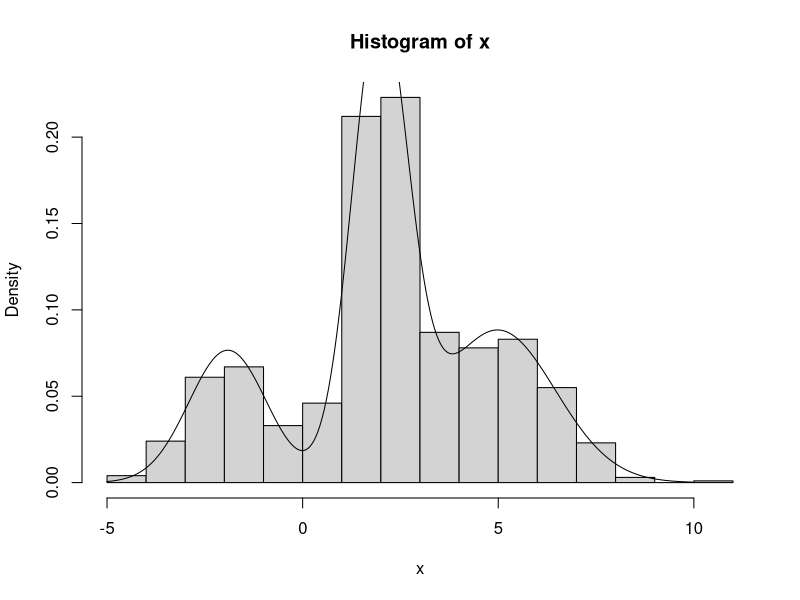

Generate this figure with R:
## ---- chunk 1
knitr::opts_chunk$set(echo = TRUE)
## ---- chunk 2
E.step <- function(x, tau, Mu, S2){  #tau is mixture proportion, Mu is mean S2 is standard deviation

 K <- length(tau)
 n <- length(x)

 Pi <- matrix(NA, n, K)

 for (i in 1:n){
  for (k in 1:K){
   Pi[i,k] <- tau[k] * dnorm(x[i], Mu[k], sqrt(S2[k]))  #dnorm means normal distribution #for each observation get the posterior pr for each cluster
  } 
  Pi[i,] <- Pi[i,] / sum(Pi[i,])
 }

 return(Pi)

}
## ---- chunk 3
E.step(8,2,0.5,4)
## ---- chunk 4
matrix(NA, 2, 4)

## ---- chunk 5
M.step <- function(x, Pi){

 K <- dim(Pi)[2]
 n <- dim(Pi)[1]
 
 Sum.Pi <- apply(Pi, 2, sum)

 tau <- Sum.Pi / n

 Mu <- rep(0, K)
 S2 <- rep(0, K)

 for (k in 1:K){
 
  for (i in 1:n){
   Mu[k] <- Mu[k] + Pi[i,k] * x[i]
  }
  Mu[k] <- Mu[k] / Sum.Pi[k]

  for (i in 1:n){   
   S2[k] <- S2[k] + Pi[i,k] * (x[i] - Mu[k])^2
  }
  S2[k] <- S2[k] / Sum.Pi[k]

 }

 return(list(tau = tau, Mu = Mu, S2 = S2))

}
## ---- chunk 6
#M.step(8,45)
## ---- chunk 7
logL <- function(x, tau, Mu, S2){

 n <- length(x)
 K <- length(tau)

 ll <- 0

 for (i in 1:n){

  ll2 <- 0

  for (k in 1:K){
   ll2 <- ll2 + tau[k] * dnorm(x[i], Mu[k], sqrt(S2[k])) 
  }

  ll <- ll + log(ll2)

 }

 return(ll)

}




EM <- function(x, tau, Mu, S2, eps){

 n <- length(x)
 K <- length(tau)

 b <- 0

 ll.old <- -Inf
 ll <- logL(x, tau, Mu, S2)

 # cat("Iteration", b, "logL =", ll, "\n")
 
 repeat{

  b <- b + 1

  if ((ll - ll.old) / abs(ll) < eps) break

  ll.old <- ll

  Pi <- E.step(x, tau, Mu, S2)

  M <- M.step(x, Pi)
  tau <- M$tau
  Mu <- M$Mu
  S2 <- M$S2

  ll <- logL(x, tau, Mu, S2)

  # cat("Iteration", b, "logL =", ll, "\n")

 }

 id <- apply(Pi, 1, which.max)

 M <- 3 * K - 1
 BIC <- -2 * ll + M * log(n)
 AIC <- -2 * ll + M * 2

 return(list(tau = tau, Mu = Mu, S2 = S2, Pi = Pi, id = id,
  logL = ll, BIC = BIC, AIC = AIC))

}
## ---- chunk 8
tau <- c(0.2, 0.5, 0.3)
Mu <- c(-2, 2, 5)
S2 <- c(1, 0.5, 2)

K <- length(tau)
n <- 1000

nk <- rmultinom(1, n, tau) #The Multinomial Distribution
## ---- chunk 9
x <- NULL
for (k in 1:K){
 x <- c(x, rnorm(nk[k], Mu[k], sqrt(S2[k]))) #The Normal Distribution
}

hist(x, freq = FALSE)

tau.0 <- rep(1/3, 3)
Mu.0 <- c(-1, 0, 1)
S2.0 <- c(1, 1, 1)

A <- EM(x, tau = tau.0, Mu = Mu.0, S2 = S2.0, eps = 1e-8)

t <- seq(-5, 10, by = 0.01)

d <- rep(0, length(t))
for (k in 1:K){
 d <- d + A$tau[k] * dnorm(t, A$Mu[k], sqrt(A$S2[k]))
}

points(t, d, type = "l")


# K = 2

tau.0 <- rep(1/2, 2)
Mu.0 <- c(-2, 1)
S2.0 <- c(1, 1)

A2 <- EM(x, tau = tau.0, Mu = Mu.0, S2 = S2.0, eps = 1e-8)
A2$logL
A2$BIC

# K = 3

tau.0 <- rep(1/3, 3)
Mu.0 <- c(-1, 0, 1)
S2.0 <- c(1, 1, 1)

A3 <- EM(x, tau = tau.0, Mu = Mu.0, S2 = S2.0, eps = 1e-8)
A3$logL
A3$BIC

# K = 4

tau.0 <- rep(1/4, 4)
Mu.0 <- c(-2, -1, 0, 1)
S2.0 <- c(1, 1, 1, 1)

A4 <- EM(x, tau = tau.0, Mu = Mu.0, S2 = S2.0, eps = 1e-8)
A4$logL
A4$BIC


# K = 5

tau.0 <- rep(1/5, 5)
Mu.0 <- c(-2, -1, 0, 1, 2)
S2.0 <- c(1, 1, 1, 1, 1)

A5 <- EM(x, tau = tau.0, Mu = Mu.0, S2 = S2.0, eps = 1e-8)
A5$logL
A5$BIC





